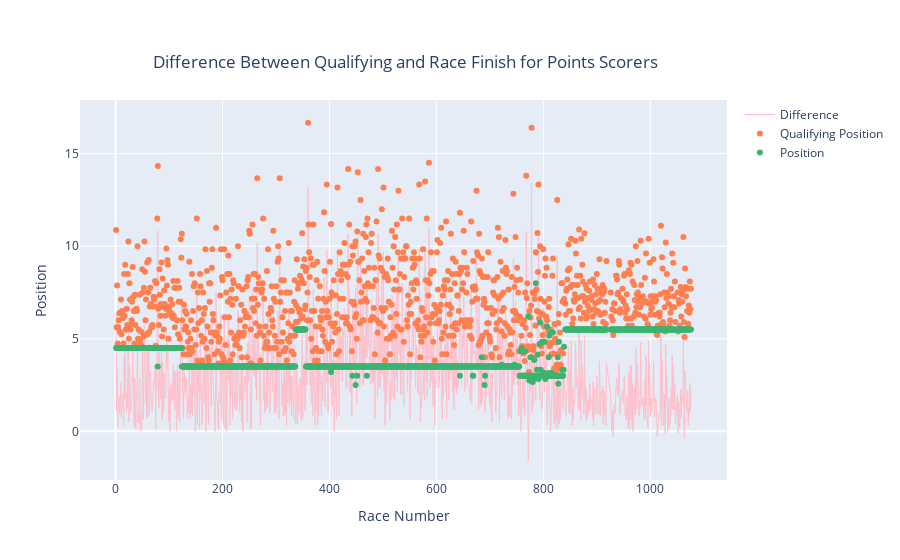

Here is the notebook cell this chart was saved with:
### Code cell
by_race_points = earned_points.groupby('Race Id').mean()
average_points = by_race_points.reset_index()
average_points['Difference'] = average_points['Qualifying Position'] - average_points['Position']

# Create plot
fig = go.Figure([
        go.Scatter(x = average_points['Race Id'], y = average_points['Difference'],line=dict(color='pink', width=1),mode='lines', name = "Difference"),
        go.Scatter(x = average_points['Race Id'], y = average_points['Qualifying Position'],line=dict(color='coral', width=0.1),mode='markers', name = "Qualifying Position"),
        go.Scatter(x = average_points['Race Id'], y = average_points['Position'],line=dict(color='mediumseagreen', width=0.1),mode='markers', name = "Position")])

fig.update_layout(
    height = 750,
    title={
        'text': "Difference Between Qualifying and Race Finish for Points Scorers",
        'y':0.9,
        'x':0.45},
    xaxis_title="Race Number",
    yaxis_title="Position"
                                        
)
fig.show()

### Figure 1 — Plotly figure (JSON) as saved in the notebook; plotly's stock layout.template omitted (floating-point values rounded to 4 significant figures; data arrays with more than 128 entries replaced by an {"elided": "..."} marker saying what was removed)
{"data": [{"line": {"color": "pink", "width": 1}, "mode": "lines", "name": "Difference", "type": "scatter", "x": {"elided": "1060 int values"}, "y": {"elided": "1060 float values"}}, {"line": {"color": "coral", "width": 0.1}, "mode": "markers", "name": "Qualifying Position", "type": "scatter", "x": {"elided": "1060 int values"}, "y": {"elided": "1060 float values"}}, {"line": {"color": "mediumseagreen", "width": 0.1}, "mode": "markers", "name": "Position", "type": "scatter", "x": {"elided": "1060 int values"}, "y": {"elided": "1060 float values"}}], "layout": {"autosize": true, "title": {"text": "Difference Between Qualifying and Race Finish for Points Scorers", "x": 0.45, "y": 0.9}, "xaxis": {"autorange": true, "range": [-63.5, 1140.0], "title": {"text": "Race Number"}, "type": "linear"}, "yaxis": {"autorange": true, "range": [-2.622, 17.82], "title": {"text": "Position"}, "type": "linear"}}}
